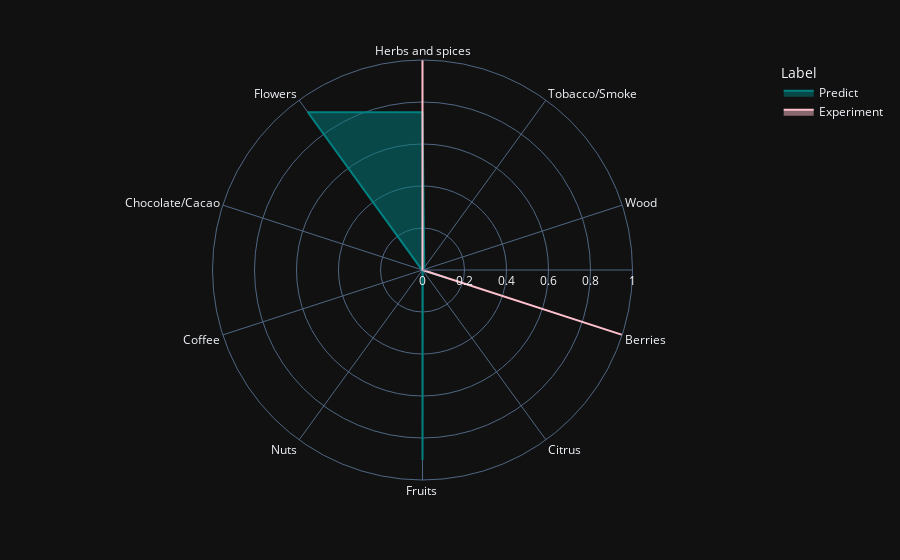
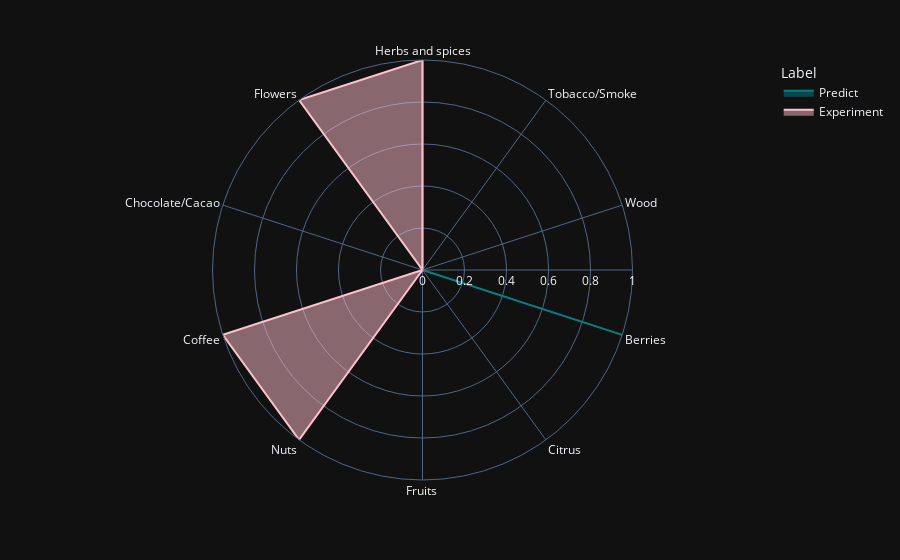
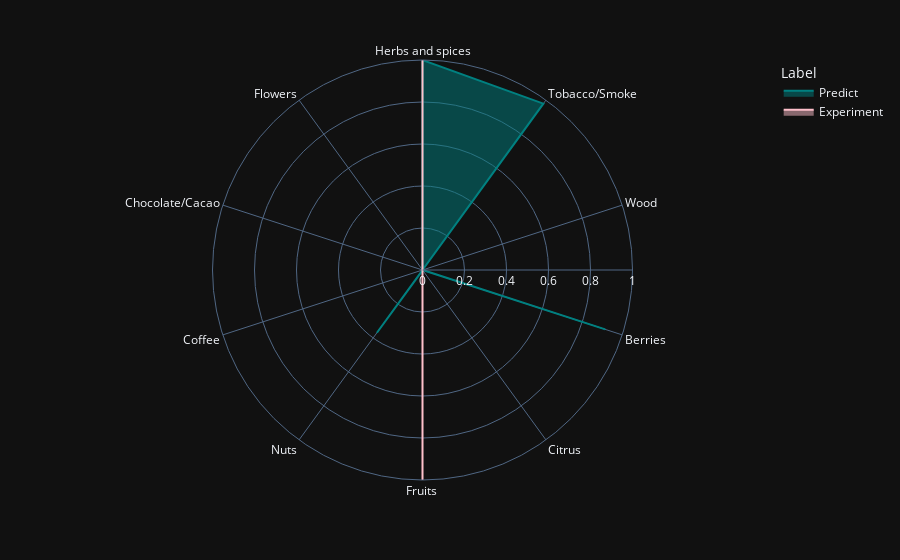
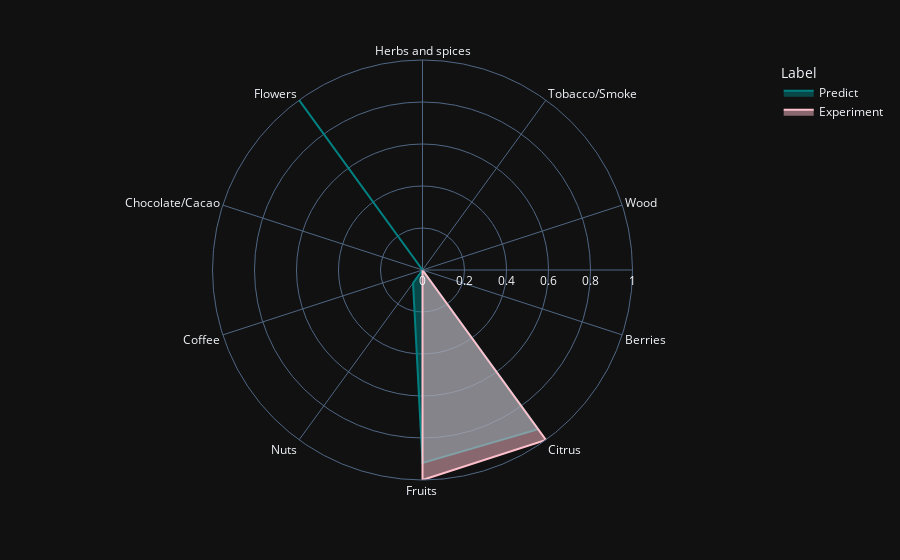

The notebook cell saved with these charts, in order:
### Code cell
for sample in dataset_test:
    matrix, label = sample[0].to(device), sample[1].to(device)
    aroma_map_comparison(matrix, label)

### Figure 1 — Plotly figure (JSON) as saved in the notebook; plotly's stock layout.template omitted (floating-point values rounded to 4 significant figures)
{"data": [{"fill": "toself", "hovertemplate": "Label=Predict<br>r=%{r}<br>theta=%{theta}<extra></extra>", "legendgroup": "Predict", "line": {"color": "#008080", "dash": "solid", "shape": "linear"}, "marker": {"symbol": "circle"}, "mode": "lines", "name": "Predict", "r": [0.7514, 0.01442, 1.313e-05, 0.1215, 0.001747, 0.9052, 9.906e-06, 8.9e-07, 0.002936, 0.9287, 0.7514], "showlegend": true, "subplot": "polar", "theta": ["Herbs and spices", "Tobacco/Smoke", "Wood", "Berries", "Citrus", "Fruits ", "Nuts", "Coffee", "Chocolate/Cacao", "Flowers", "Herbs and spices"], "type": "scatterpolar"}, {"fill": "toself", "hovertemplate": "Label=Experiment<br>r=%{r}<br>theta=%{theta}<extra></extra>", "legendgroup": "Experiment", "line": {"color": "#FFC0CB", "dash": "solid", "shape": "linear"}, "marker": {"symbol": "circle"}, "mode": "lines", "name": "Experiment", "r": [1, 0, 0, 1, 0, 0, 0, 0, 0, 0, 1], "showlegend": true, "subplot": "polar", "theta": ["Herbs and spices", "Tobacco/Smoke", "Wood", "Berries", "Citrus", "Fruits ", "Nuts", "Coffee", "Chocolate/Cacao", "Flowers", "Herbs and spices"], "type": "scatterpolar"}], "layout": {"legend": {"title": {"text": "Label"}, "tracegroupgap": 0}, "margin": {"t": 60}, "polar": {"angularaxis": {"direction": "clockwise", "rotation": 90}, "domain": {"x": [0, 1], "y": [0, 1]}, "radialaxis": {"range": [0, 1], "visible": true}}}}

### Figure 2 — Plotly figure (JSON) as saved in the notebook; plotly's stock layout.template omitted (floating-point values rounded to 4 significant figures)
{"data": [{"fill": "toself", "hovertemplate": "Label=Predict<br>r=%{r}<br>theta=%{theta}<extra></extra>", "legendgroup": "Predict", "line": {"color": "#008080", "dash": "solid", "shape": "linear"}, "marker": {"symbol": "circle"}, "mode": "lines", "name": "Predict", "r": [1.0, 3.586e-05, 1.549e-11, 1.0, 1.845e-11, 2.426e-06, 3.189e-08, 4.836e-14, 3.028e-06, 2.072e-08, 1.0], "showlegend": true, "subplot": "polar", "theta": ["Herbs and spices", "Tobacco/Smoke", "Wood", "Berries", "Citrus", "Fruits ", "Nuts", "Coffee", "Chocolate/Cacao", "Flowers", "Herbs and spices"], "type": "scatterpolar"}, {"fill": "toself", "hovertemplate": "Label=Experiment<br>r=%{r}<br>theta=%{theta}<extra></extra>", "legendgroup": "Experiment", "line": {"color": "#FFC0CB", "dash": "solid", "shape": "linear"}, "marker": {"symbol": "circle"}, "mode": "lines", "name": "Experiment", "r": [1, 0, 0, 0, 0, 0, 1, 1, 0, 1, 1], "showlegend": true, "subplot": "polar", "theta": ["Herbs and spices", "Tobacco/Smoke", "Wood", "Berries", "Citrus", "Fruits ", "Nuts", "Coffee", "Chocolate/Cacao", "Flowers", "Herbs and spices"], "type": "scatterpolar"}], "layout": {"legend": {"title": {"text": "Label"}, "tracegroupgap": 0}, "margin": {"t": 60}, "polar": {"angularaxis": {"direction": "clockwise", "rotation": 90}, "domain": {"x": [0, 1], "y": [0, 1]}, "radialaxis": {"range": [0, 1], "visible": true}}}}

### Figure 3 — Plotly figure (JSON) as saved in the notebook; plotly's stock layout.template omitted (floating-point values rounded to 4 significant figures)
{"data": [{"fill": "toself", "hovertemplate": "Label=Predict<br>r=%{r}<br>theta=%{theta}<extra></extra>", "legendgroup": "Predict", "line": {"color": "#008080", "dash": "solid", "shape": "linear"}, "marker": {"symbol": "circle"}, "mode": "lines", "name": "Predict", "r": [0.9996, 0.9792, 0.0002179, 0.9152, 1.81e-05, 0.001941, 0.3692, 8.149e-06, 5.477e-05, 0.0002803, 0.9996], "showlegend": true, "subplot": "polar", "theta": ["Herbs and spices", "Tobacco/Smoke", "Wood", "Berries", "Citrus", "Fruits ", "Nuts", "Coffee", "Chocolate/Cacao", "Flowers", "Herbs and spices"], "type": "scatterpolar"}, {"fill": "toself", "hovertemplate": "Label=Experiment<br>r=%{r}<br>theta=%{theta}<extra></extra>", "legendgroup": "Experiment", "line": {"color": "#FFC0CB", "dash": "solid", "shape": "linear"}, "marker": {"symbol": "circle"}, "mode": "lines", "name": "Experiment", "r": [1, 0, 0, 0, 0, 1, 0, 0, 0, 0, 1], "showlegend": true, "subplot": "polar", "theta": ["Herbs and spices", "Tobacco/Smoke", "Wood", "Berries", "Citrus", "Fruits ", "Nuts", "Coffee", "Chocolate/Cacao", "Flowers", "Herbs and spices"], "type": "scatterpolar"}], "layout": {"legend": {"title": {"text": "Label"}, "tracegroupgap": 0}, "margin": {"t": 60}, "polar": {"angularaxis": {"direction": "clockwise", "rotation": 90}, "domain": {"x": [0, 1], "y": [0, 1]}, "radialaxis": {"range": [0, 1], "visible": true}}}}

### Figure 4 — Plotly figure (JSON) as saved in the notebook; plotly's stock layout.template omitted (floating-point values rounded to 4 significant figures)
{"data": [{"fill": "toself", "hovertemplate": "Label=Predict<br>r=%{r}<br>theta=%{theta}<extra></extra>", "legendgroup": "Predict", "line": {"color": "#008080", "dash": "solid", "shape": "linear"}, "marker": {"symbol": "circle"}, "mode": "lines", "name": "Predict", "r": [7.307e-06, 2.38e-05, 1.437e-08, 3.042e-06, 0.9369, 0.9188, 0.07658, 1.024e-07, 1.038e-08, 0.9995, 7.307e-06], "showlegend": true, "subplot": "polar", "theta": ["Herbs and spices", "Tobacco/Smoke", "Wood", "Berries", "Citrus", "Fruits ", "Nuts", "Coffee", "Chocolate/Cacao", "Flowers", "Herbs and spices"], "type": "scatterpolar"}, {"fill": "toself", "hovertemplate": "Label=Experiment<br>r=%{r}<br>theta=%{theta}<extra></extra>", "legendgroup": "Experiment", "line": {"color": "#FFC0CB", "dash": "solid", "shape": "linear"}, "marker": {"symbol": "circle"}, "mode": "lines", "name": "Experiment", "r": [0, 0, 0, 0, 1, 1, 0, 0, 0, 0, 0], "showlegend": true, "subplot": "polar", "theta": ["Herbs and spices", "Tobacco/Smoke", "Wood", "Berries", "Citrus", "Fruits ", "Nuts", "Coffee", "Chocolate/Cacao", "Flowers", "Herbs and spices"], "type": "scatterpolar"}], "layout": {"legend": {"title": {"text": "Label"}, "tracegroupgap": 0}, "margin": {"t": 60}, "polar": {"angularaxis": {"direction": "clockwise", "rotation": 90}, "domain": {"x": [0, 1], "y": [0, 1]}, "radialaxis": {"range": [0, 1], "visible": true}}}}
